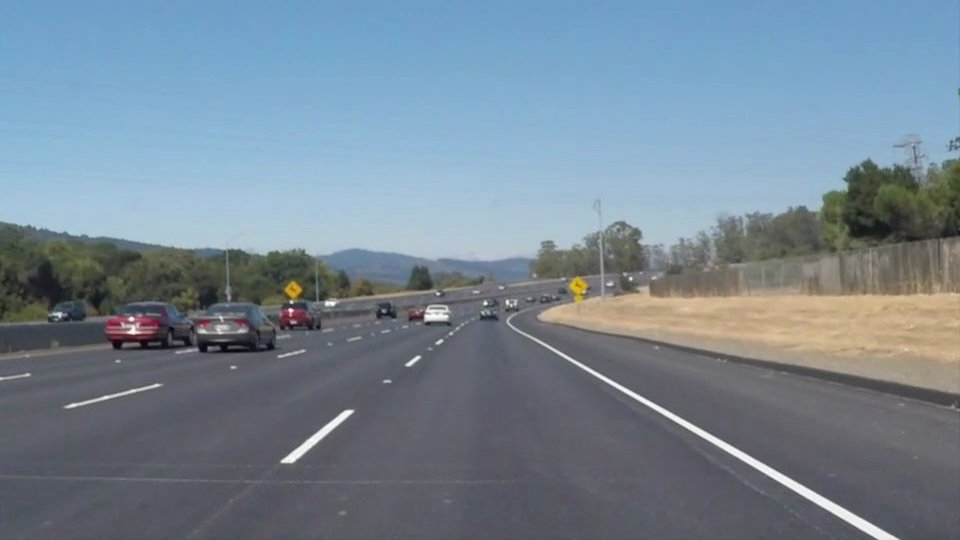
#> input picture test_images/solidWhiteCurve.jpg, 960 x 540 px
$ jupyter execute --allow-errors P1.ipynb   (shell and % lines are left out)
#> lines starting #> are read from the running program, lines starting #| are printed output that depends on the picture; after the words box and inside, x2 and y2 are one past the last pixel; in counts of white or black regions, pixels touching at a corner belong together
# Self-Driving Car Engineer Nanodegree

## Project: **Finding Lane Lines on the Road**
***
In this project, you will use the tools you learned about in the lesson to identify lane lines on the road.  You can develop your pipeline on a series of individual images, and later apply the result to a video stream (really just a series of images). Check out the video clip "raw-lines-example.mp4" (also contained in this repository) to see what the output should look like after using the helper functions below.

Once you have a result that looks roughly like "raw-lines-example.mp4", you'll need to get creative and try to average and/or extrapolate the line segments you've detected to map out the full extent of the lane lines.  You can see an example of the result you're going for in the video "P1_example.mp4".  Ultimately, you would like to draw just one line for the left side of the lane, and one for the right.

In addition to implementing code, there is a brief writeup to complete. The writeup should be completed in a separate file, which can be either a markdown file or a pdf document. There is a [write up template](https://github.com/udacity/CarND-LaneLines-P1/blob/master/writeup_template.md) that can be used to guide the writing process. Completing both the code in the Ipython notebook and the writeup template will cover all of the [rubric points](https://review.udacity.com/#!/rubrics/322/view) for this project.

---
Let's have a look at our first image called 'test_images/solidWhiteRight.jpg'.  Run the 2 cells below (hit Shift-Enter or the "play" button above) to display the image.

**Note: If, at any point, you encounter frozen display windows or other confounding issues, you can always start again with a clean slate by going to the "Kernel" menu above and selecting "Restart & Clear Output".**

---

**The tools you have are color selection, region of interest selection, grayscaling, Gaussian smoothing, Canny Edge Detection and Hough Tranform line detection.  You  are also free to explore and try other techniques that were not presented in the lesson.  Your goal is piece together a pipeline to detect the line segments in the image, then average/extrapolate them and draw them onto the image for display (as below).  Once you have a working pipeline, try it out on the video stream below.**

---

<figure>

 <figcaption>
 <p></p>
 <p style="text-align: center;"> Your output should look something like this (above) after detecting line segments using the helper functions below </p>
 </figcaption>
</figure>
 <p></p>
<figure>

 <figcaption>
 <p></p>
 <p style="text-align: center;"> Your goal is to connect/average/extrapolate line segments to get output like this</p>
 </figcaption>
</figure>

**Run the cell below to import some packages.  If you get an `import error` for a package you've already installed, try changing your kernel (select the Kernel menu above --> Change Kernel).  Still have problems?  Try relaunching Jupyter Notebook from the terminal prompt.  Also, see [this forum post](https://carnd-forums.udacity.com/cq/viewquestion.action?spaceKey=CAR&id=29496372&questionTitle=finding-lanes---import-cv2-fails-even-though-python-in-the-terminal-window-has-no-problem-with-import-cv2) for more troubleshooting tips.**

## Import Packages

[cell 1]
#importing some useful packages
import matplotlib.pyplot as plt
import matplotlib.image as mpimg
import numpy as np
import cv2
import math

## Read in an Image

[cell 2]
#reading in an image
image = mpimg.imread('test_images/solidWhiteCurve.jpg')
#> image is the input picture: shape (540, 960, 3); mean R, G, B 118.5, 134.5, 148.1
#printing out some stats and plotting
print('This image is:', type(image), 'with dimesions:', image.shape)
#| This image is: <class 'numpy.ndarray'> with dimesions: (540, 960, 3)
plt.imshow(image)  # if you wanted to show a single color channel image called 'gray', for example, call as plt.imshow(gray, cmap='gray')

## Ideas for Lane Detection Pipeline

**Some OpenCV functions (beyond those introduced in the lesson) that might be useful for this project are:**

`cv2.inRange()` for color selection
`cv2.fillPoly()` for regions selection
`cv2.line()` to draw lines on an image given endpoints
`cv2.addWeighted()` to coadd / overlay two images
`cv2.cvtColor()` to grayscale or change color
`cv2.imwrite()` to output images to file
`cv2.bitwise_and()` to apply a mask to an image

**Check out the OpenCV documentation to learn about these and discover even more awesome functionality!**

## Helper Functions

Below are some helper functions to help get you started. They should look familiar from the lesson!

[cell 3]
def grayscale(img):
    """Applies the Grayscale transform
    This will return an image with only one color channel
    but NOTE: to see the returned image as grayscale
    (assuming your grayscaled image is called 'gray')
    you should call plt.imshow(gray, cmap='gray')"""
    return cv2.cvtColor(img, cv2.COLOR_RGB2GRAY)

def canny(img, low_threshold, high_threshold):
    """Applies the Canny transform"""
    return cv2.Canny(img, low_threshold, high_threshold)

def gaussian_blur(img, kernel_size):
    """Applies a Gaussian Noise kernel"""
    return cv2.GaussianBlur(img, (kernel_size, kernel_size), 0)

def region_of_interest(img, vertices):
    """
    Applies an image mask.

    Only keeps the region of the image defined by the polygon
    formed from `vertices`. The rest of the image is set to black.
    """
    #defining a blank mask to start with
    mask = np.zeros_like(img)

    #defining a 3 channel or 1 channel color to fill the mask with depending on the input image
    if len(img.shape) > 2:
        channel_count = img.shape[2]  # i.e. 3 or 4 depending on your image
        ignore_mask_color = (255,) * channel_count
    else:
        ignore_mask_color = 255

    #filling pixels inside the polygon defined by "vertices" with the fill color
    cv2.fillPoly(mask, vertices, ignore_mask_color)

    #returning the image only where mask pixels are nonzero
    masked_image = cv2.bitwise_and(img, mask)
    return masked_image


def draw_lines(img, orig_img, lines, color=[255, 0, 0], thickness=10, draw_hough=False, draw_lanes=True):
    """
    This function draws `lines`, when `draw_hough` is True and extrapolated line (one for each lane) when draw_lanes is True
    The color and thickness of the extrapolated lane lines are defined by `color` and `thickness`, while `lines` are drawn with green.
    Lines are drawn on the image inplace (mutates the image).
    """
    left_lane_coefs_list = []
    right_lane_coefs_list = []

    # weights for taking weighted average of the line coefficients list
    left_lane_weights = []
    right_lane_weights = []
    for line in lines:
        for x1,y1,x2,y2 in line:
            coefficients = np.polyfit([x1, x2], [y1,y2], 1)
            slope = coefficients[0]
            intercept = coefficients[1]
            # only consider lines with reasonable slope
            if (abs(slope) > slope_limit[0] and abs(slope) < slope_limit[1]):
                # check if the line belongs to right lane
                if slope > 0:
                    if fits_intercept_limits(intercept, right_lane_intercept_limit, img.shape[1]):
                        right_lane_coefs_list.append(coefficients)
                        right_lane_weights.append(math.hypot(x2-x1, y2-y1))
                        if draw_hough:
                            cv2.line(img, (x1, y1), (x2, y2), [0, 255, 0], 3)
                else:
                    if fits_intercept_limits(intercept, left_lane_intercept_limit, img.shape[1]):
                        left_lane_coefs_list.append(coefficients)
                        left_lane_weights.append(math.hypot(x2-x1, y2-y1))
                        if draw_hough:
                            cv2.line(img, (x1, y1), (x2, y2), [0, 255, 0], 3)

    right_coefs_history = get_history(right_lane_coefs_list, right_lane_weights, right_line_coefs_history)
    left_coefs_history = get_history(left_lane_coefs_list, left_lane_weights, left_line_coefs_history)

    if draw_lanes:
        if len(left_coefs_history) > 0:
            draw_lane_line(img, left_coefs_history, color, thickness)

        if len(right_coefs_history) > 0:
            draw_lane_line(img, right_coefs_history, color, thickness)


def hough_lines(img, orig_img, rho, theta, threshold, min_line_len, max_line_gap, draw_hough=False, draw_lanes=True):
    """
    `img` should be the output of a Canny transform.

    Returns an image with hough lines drawn.
    """
    lines = cv2.HoughLinesP(img, rho, theta, threshold, np.array([]), minLineLength=min_line_len, maxLineGap=max_line_gap)
    line_img = np.zeros((img.shape[0], img.shape[1], 3), dtype=np.uint8)
    draw_lines(line_img, orig_img, lines, draw_hough=draw_hough, draw_lanes=draw_lanes)
    return line_img

# Python 3 has support for cool math symbols.

def weighted_img(img, initial_img, α=0.8, β=1., λ=0.):
    """
    `img` is the output of the hough_lines(), An image with lines drawn on it.
    Should be a blank image (all black) with lines drawn on it.

    `initial_img` should be the image before any processing.

    The result image is computed as follows:

    initial_img * α + img * β + λ
    NOTE: initial_img and img must be the same shape!
    """
    return cv2.addWeighted(initial_img, α, img, β, λ)


def get_history(line_coefs_list, line_weights, line_coefs_history):
    """
    Averages hough line coefficients (`line_coefs_list`) by using their length as weights (`line_weights`).
    The average'd coefficients are then added to history.
    Function returns last n averaged coefficients, where n is defined by global variable `history_length`
    """
    if len(line_coefs_list)> 0:
        line_coefs = np.average(line_coefs_list, axis=0, weights=line_weights)
        line_coefs_history.append(line_coefs)

        if len(line_coefs_history) > history_length:
            line_coefs_history = line_coefs_history[-history_length:]
    return line_coefs_history


def draw_lane_line(img, line_coefs_history, color, thickness):
    """
    Draw's lane lines by averaging the history of line coefficients (slope and intercept)
    """
    line_coefs_averaged = np.mean(line_coefs_history, axis=0)

    slope = line_coefs_averaged[0]
    intercept = line_coefs_averaged[1]

    y_top = int(img.shape[0]*(1-height))
    y_bottom = int(img.shape[0])
    x_top = int((y_top-intercept)/slope)
    x_bottom = int((y_bottom-intercept)/slope)

    cv2.line(img, (x_top, y_top), (x_bottom, y_bottom), color, thickness)


def display_image(img, title):
    plt.imshow(img, cmap='gray')
    plt.suptitle(title)
    plt.show()


# [11 lines left out: function filter_colors, not called in this run]


def fits_intercept_limits(intercept, limit, width):
    """
    Helper function for determining whether the intercept of the line lies between the allowed limits.
    This is used for selecting the lines from Hough lines which are potentially belonging to the lane

    Return True if intercept lies within the limits
    """
    return intercept > limit[0]*width and intercept < limit[1]*width

## Test Images

Build your pipeline to work on the images in the directory "test_images"
**You should make sure your pipeline works well on these images before you try the videos.**

[cell 4]
import os
os.listdir("test_images/")

## Build a Lane Finding Pipeline

Build the pipeline and run your solution on all test_images. Make copies into the test_images directory, and you can use the images in your writeup report.

Try tuning the various parameters, especially the low and high Canny thresholds as well as the Hough lines parameters.

[cell 5]
left_line_coefs_history = []
right_line_coefs_history = []

### Parameters ###
history_length = 15

gaussian_blur_kernel = 5

# Canny edges
canny_low_threshold = 50
canny_high_threshold = 150

# Hough lines
rho = 2
theta = np.pi/180
hough_threshold = 50
min_line_len = 40
max_line_gap = 60

# Region of Interest coordinate coefficiens (how big portion of image is direcarded) from both sides
top_padding = 0.45
bottom_padding = 0.05
height = 0.4

# limit slopes and intercepts.
# Intercepts are described in percentages - (0, 0.1) responds to the left-most 10% of the image
slope_limit = (0.41, 0.88)
right_lane_intercept_limit = (-0.7, 0.055)
left_lane_intercept_limit = (0.62, 0.73)


def pipeline(image, display_images=True, draw_hough=False, draw_lanes=True):
    copied_img = np.copy(image)
    imshape = image.shape

    # Region of Interest top and bottom y-coordinates
    y_top = int(imshape[0]*(1-height))
    y_bottom = imshape[0]


    # coordinates of the polygon mask (bl- bottom left, tr - top right etc...)
    roi_bl = (imshape[1]*bottom_padding, y_bottom)
    roi_tl = (imshape[1]*top_padding, y_top)
    roi_tr = (imshape[1]*(1-top_padding), y_top)
    roi_br = (imshape[1]*(1-bottom_padding), y_bottom)
    vertices = np.array([[roi_bl, roi_tl, roi_tr, roi_br]], dtype=np.int32)

    gray_image = grayscale(copied_img)
    blurred_image = gaussian_blur(gray_image, gaussian_blur_kernel)
    edged_image = canny(blurred_image, canny_low_threshold, canny_high_threshold)
    roi_img = region_of_interest(edged_image, vertices)
    houghed_image = hough_lines(roi_img, image, rho, theta, hough_threshold, min_line_len, max_line_gap, draw_hough=draw_hough, draw_lanes=draw_lanes)
    final_image = weighted_img(houghed_image, image)

    if display_images:
        display_image(image, "Original")
        display_image(gray_image, "Grayscale")
        display_image(blurred_image, "Gaussian Blur")
        display_image(edged_image, "Canny Edges")
        display_image(roi_img, "Region of Interest")
        display_image(houghed_image, "Houghed Image")
        display_image(final_image, "Final image")
    return final_image


img_dir = "test_images/"

left_line_coefs_history = []
right_line_coefs_history = []

img = mpimg.imread(os.path.join(img_dir, "solidYellowCurve.jpg"))
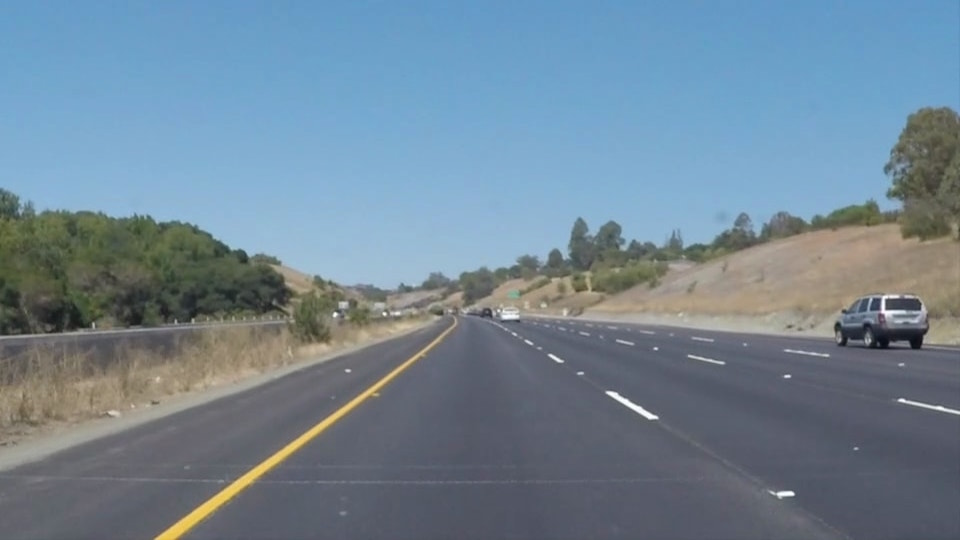
#> input picture test_images/solidYellowCurve.jpg, 960 x 540 px
#> img is the input picture: shape (540, 960, 3); mean R, G, B 113, 133.4, 149
output = pipeline(img, display_images=True, draw_hough=False, draw_lanes=True)
#> in grayscale, `return cv2.cvtColor(img, cv2.COLOR_RGB2GRAY)`:
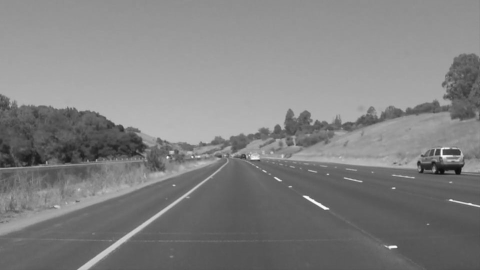
#> returned value: shape (540, 960) (shown at 1/2 size); min 11, max 254, mean 129.1
#> in canny, `return cv2.Canny(img, low_threshold, high_threshold)`:
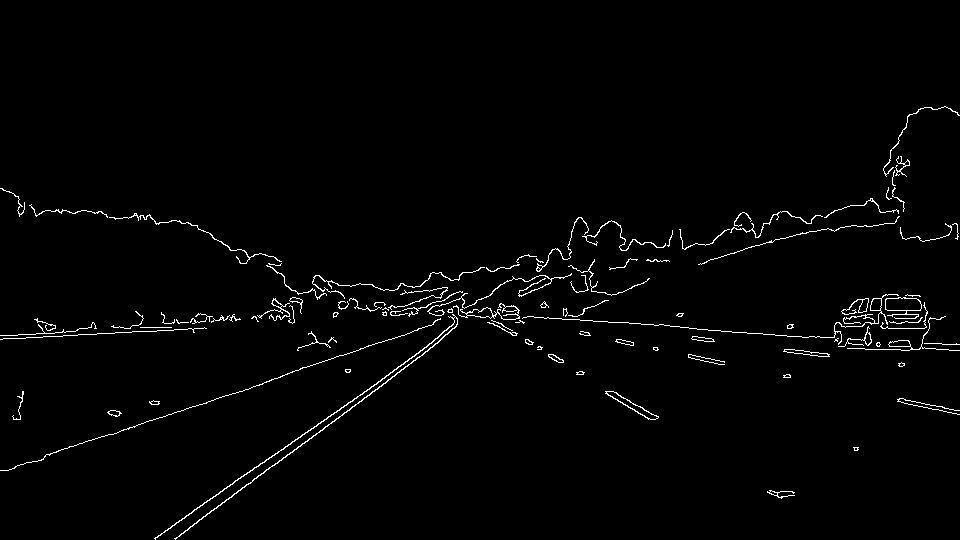
#> returned value: shape (540, 960); 1.7% white in thin lines or dots, all inside (x1, y1, x2, y2) = (0, 106, 960, 540)
#> in region_of_interest, `cv2.fillPoly(mask, vertices, ignore_mask_color)`:
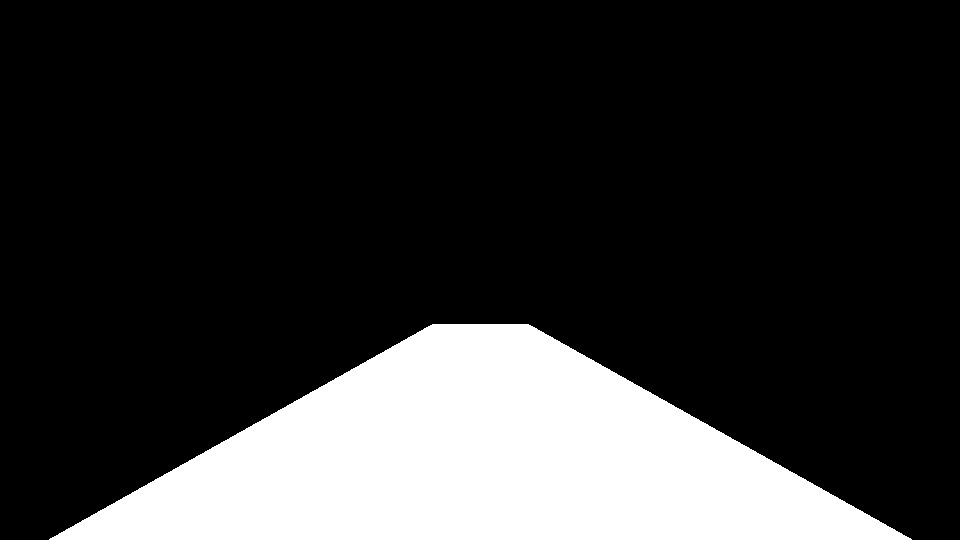
#> mask: shape (540, 960); 20% white; 1 white region, box (x1, y1, x2, y2) and area: (49, 324, 912, 540) 103848
#> in region_of_interest, `masked_image = cv2.bitwise_and(img, mask)`:
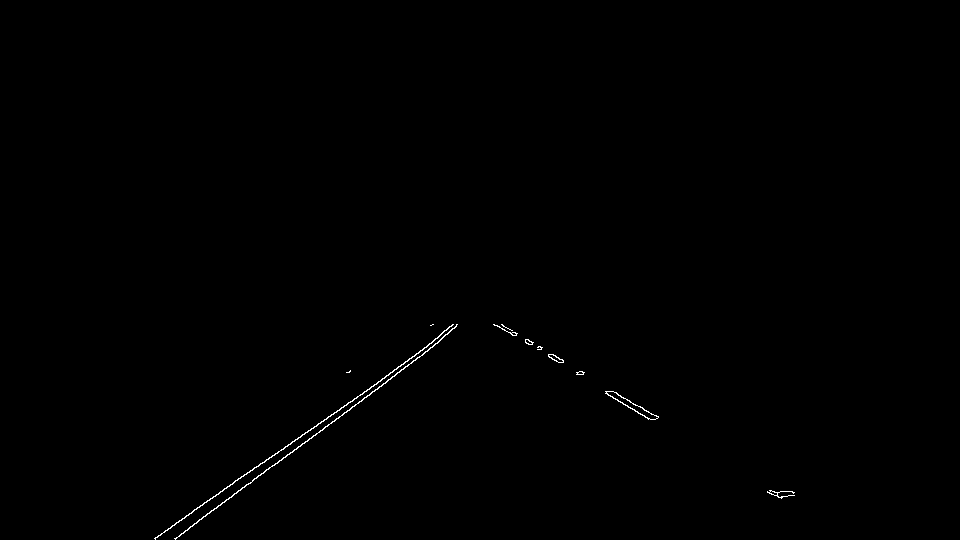
#> masked_image: shape (540, 960); 0.27% white in thin lines or dots, all inside (x1, y1, x2, y2) = (154, 324, 795, 540)
#> in hough_lines, `lines = cv2.HoughLinesP(img, rho, theta, threshold, np.array([]), minL..`: lines = [[154, 538, 455, 327], [175, 539, 447, 334], [499, 326, 648, 419], [501, 324, 657, 418], [234, 493, 394, 376], [176, 538, 233, 494], [362, 394, 441, 334], [515, 335, 650, 419], [194, 509, 316, 426]]
#> the loop in draw_lines, `for line in lines:` made 9 passes
#> after the loop in draw_lines, `for line in lines:`: left_lane_coefs_list = [[-0.701, 646], [-0.754, 670.9], [-0.731, 664.1], [-0.772, 673.9], [-0.759, 668.9], [-0.68, 641]]; left_lane_weights = [367.6, 340.6, 198.2, 72.01, 99.2, 147.6]; right_lane_coefs_list = [[0.624, 14.54], [0.603, 22.12], [0.622, 14.56]]; right_lane_weights = [175.6, 182.1, 159]
#> in get_history, `line_coefs = np.average(line_coefs_list, axis=0, weights=line_weights)`: line_coefs = [0.616, 17.22]
#> in draw_lines, `right_coefs_history = get_history(right_lane_coefs_list, right_lane_we..`: right_coefs_history = [[0.616, 17.22]]
#> in draw_lines, `left_coefs_history = get_history(left_lane_coefs_list, left_lane_weigh..`: left_coefs_history = [[-0.727, 658.7]]
#> in draw_lane_line, `line_coefs_averaged = np.mean(line_coefs_history, axis=0)`: line_coefs_averaged = [-0.727, 658.7]
#> in draw_lane_line, `slope = line_coefs_averaged[0]`: slope = -0.727
#> in draw_lane_line, `intercept = line_coefs_averaged[1]`: intercept = 658.7
#> in draw_lane_line, `x_top = int((y_top-intercept)/slope)`: x_top = 460
#> in draw_lane_line, `x_bottom = int((y_bottom-intercept)/slope)`: x_bottom = 163
#> call 2 of draw_lane_line, with thickness = 10
#> in draw_lane_line (call 2), `line_coefs_averaged = np.mean(line_coefs_history, axis=0)`: line_coefs_averaged = [0.616, 17.22]
#> in draw_lane_line (call 2), `slope = line_coefs_averaged[0]`: slope = 0.616
#> in draw_lane_line (call 2), `intercept = line_coefs_averaged[1]`: intercept = 17.22
#> in draw_lane_line (call 2), `x_top = int((y_top-intercept)/slope)`: x_top = 498
#> in draw_lane_line (call 2), `x_bottom = int((y_bottom-intercept)/slope)`: x_bottom = 848
#> in draw_lane_line (call 2), `cv2.line(img, (x_top, y_top), (x_bottom, y_bottom), color, thickness)`:
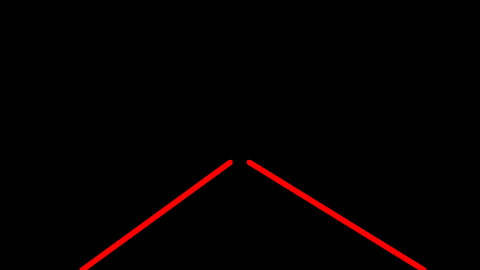
#> img: shape (540, 960, 3) (shown at 1/2 size); mean of channels 0, 1, 2 4.3, 0, 0; drawn as R, G, B
#> in weighted_img, `return cv2.addWeighted(initial_img, α, img, β, λ)`:
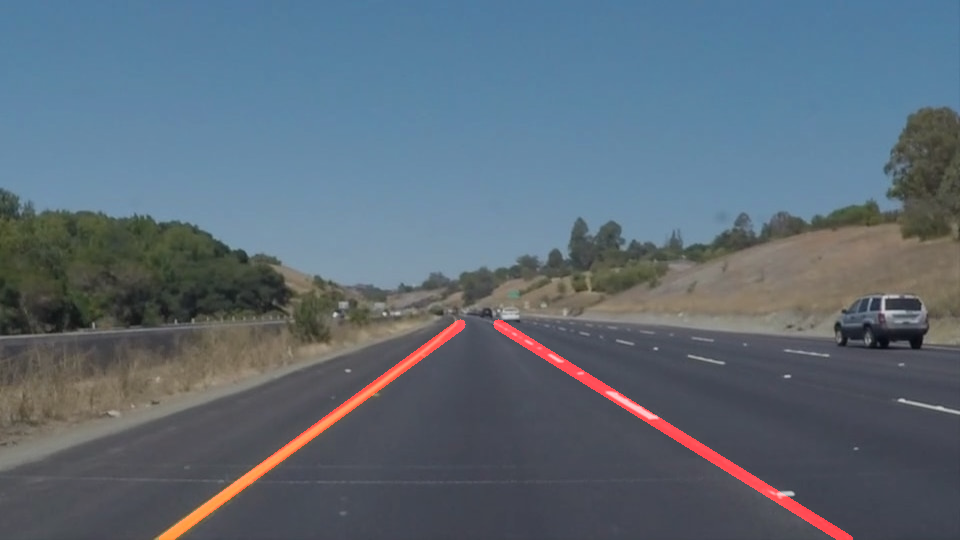
#> returned value: shape (540, 960, 3); mean of channels 0, 1, 2 92.8, 106.7, 119.2; drawn as R, G, B
